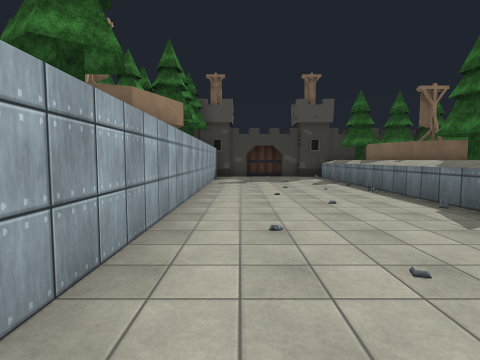
View 1 (above)

24 first-person views from a walk through a scene from a Unity 3-D project. The camera is 1.5 m above the floor, tilts 4° down and sees 80° across. The floor is counted in squares, 2 m on a side. Each view is taken from the middle of a square. On the plan, view 1 faces up. The plan holds only what a view shows up to about 10 squares ahead; the rest is blank. The place goes on beyond the plan. Some animated figures are left out. Some surface patterns are stand-ins.

View 2
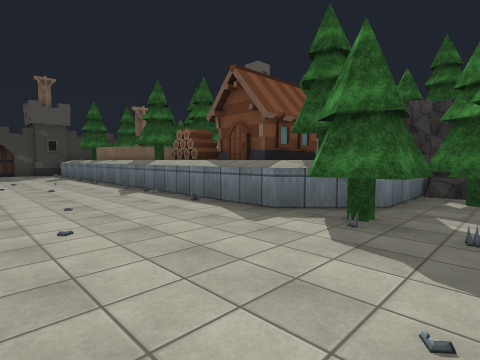

View 3
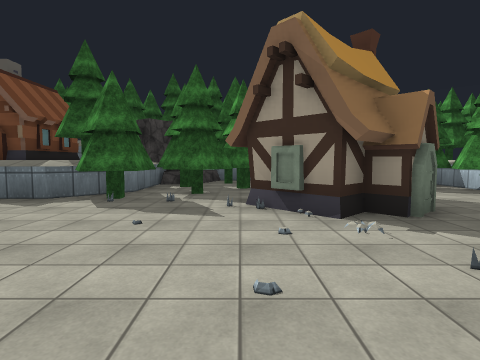

View 4
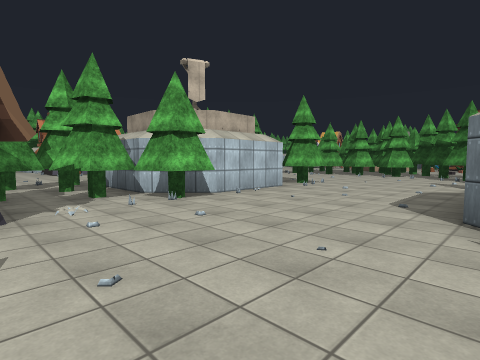

View 5
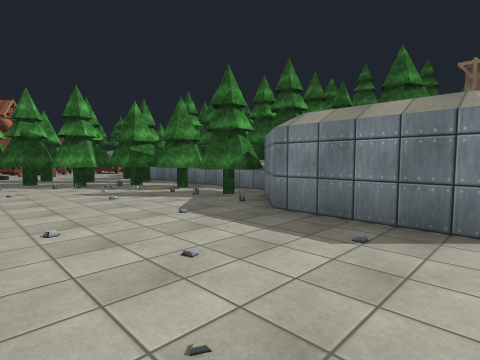

View 6
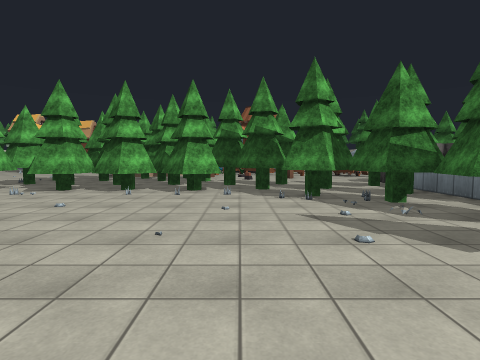

View 7
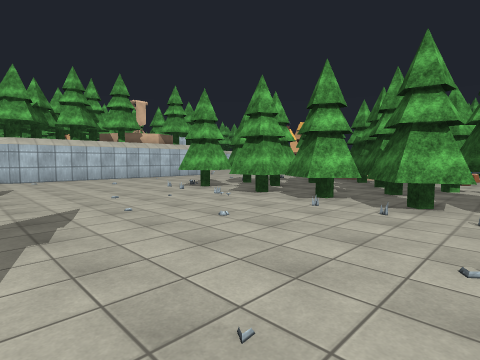

View 8
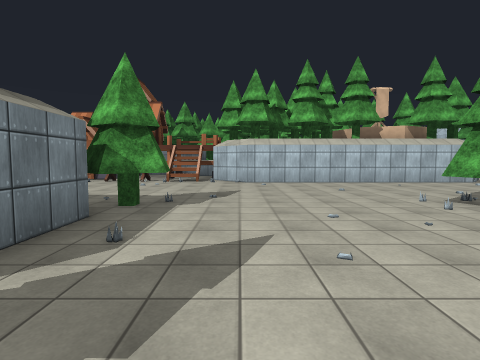

View 9
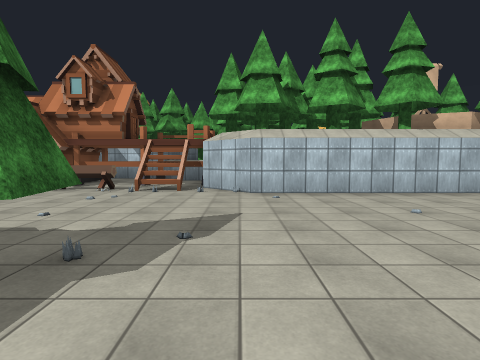

View 10
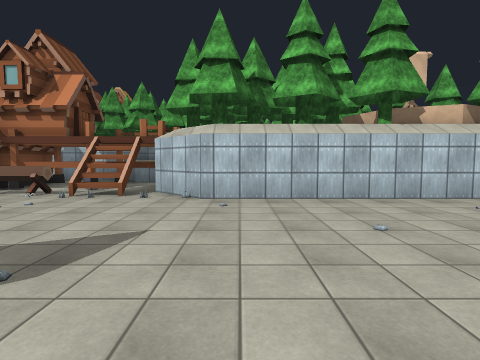

View 11
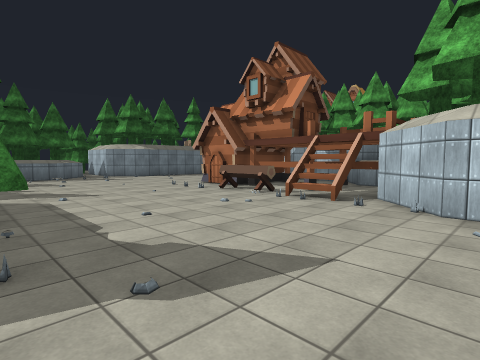

View 12
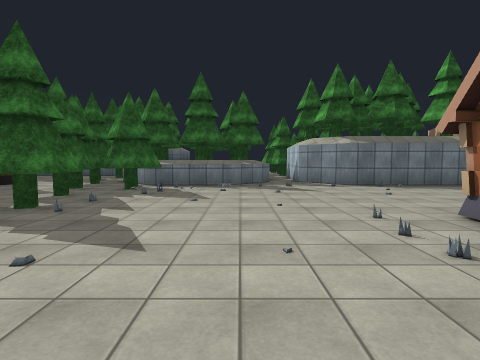

View 13
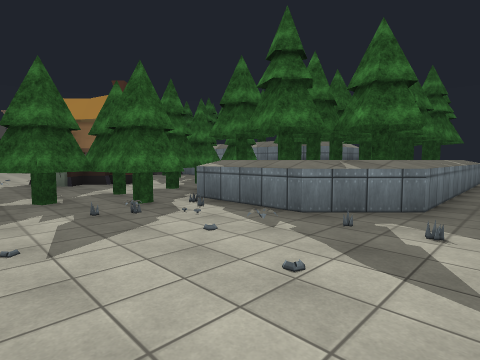

View 14
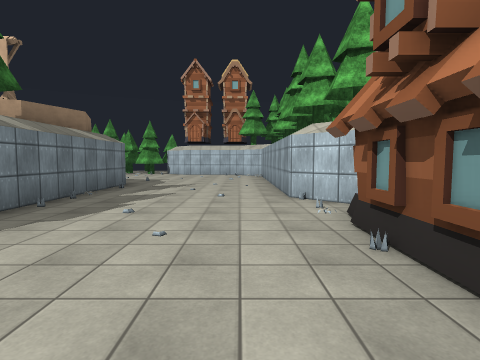

View 15
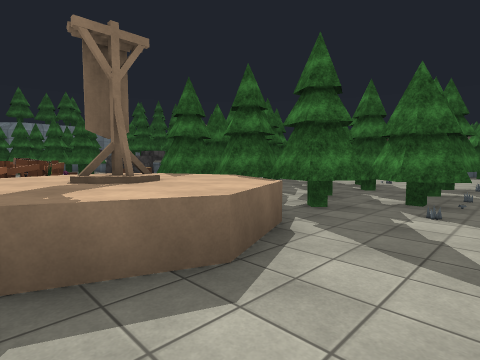

View 16
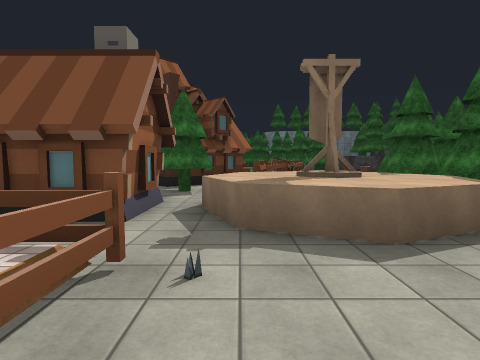

View 17
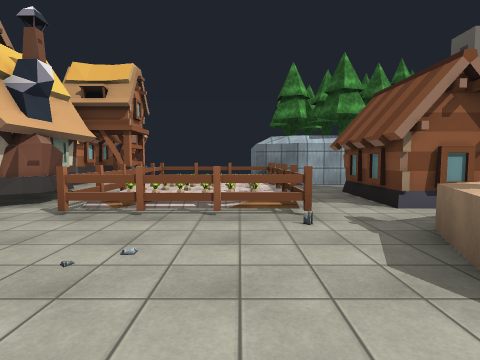

View 18
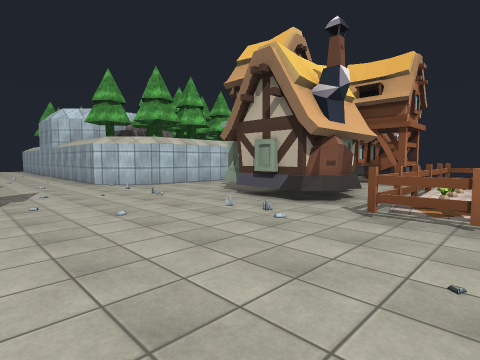

View 19
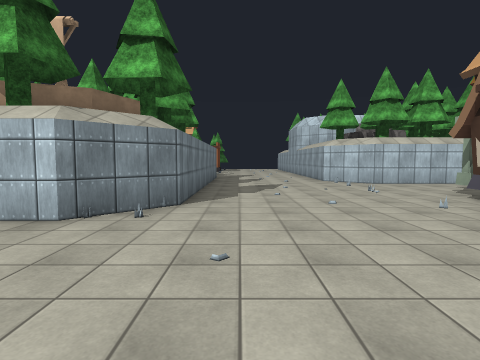

View 20
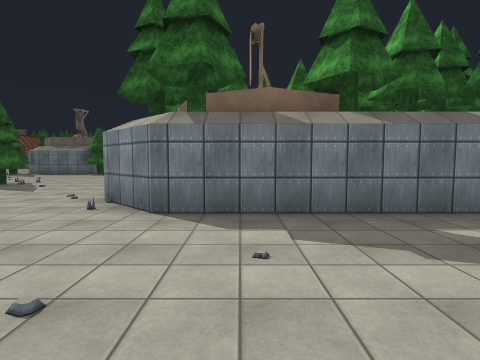

View 21
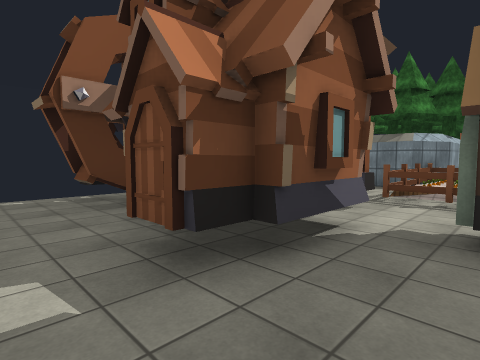

View 22
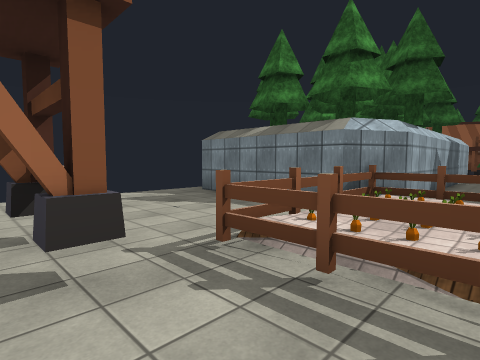

View 23
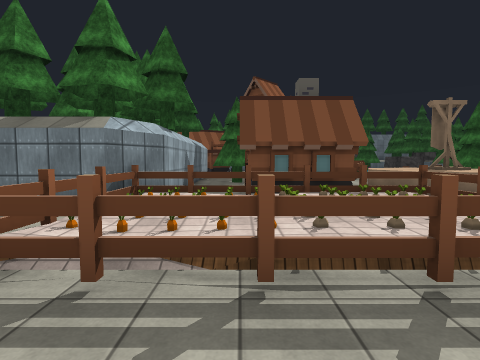

View 24
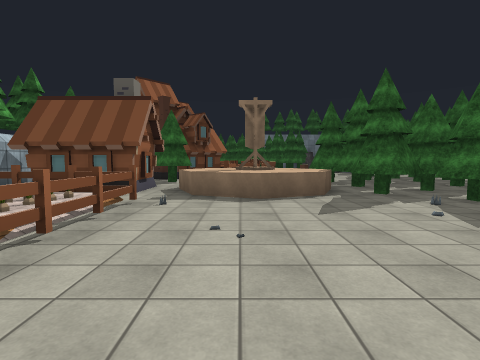

### Floor plan
Key: @ floor where view 1 was taken; # wall or solid block; . main floor; : floor 2.75 m higher than the main floor; = window, fence, low wall or low ledge; ^ raised ledge; T tree; H house; R rock; F fence; O other object.
Columns run from 31 left of view 1 to 9 right of it. Each row starts with its distance up from view 1.
 10                               #....^
  9                               #....#
  8                               #....^#
  7                               #....^^#
  6                               #....^#T
  5                               #....^OT
  4                               #....^OT
  3                    T   T      #....^O H
  2                  O T TTT      #....^H HH
  1                 OO ^^TT^T     #....^HHH
  0                   TTTTTTT##    @...^T
 -1             F     TTTTTTTT####.....TT ^^R
 -2          H  FO   T#T#.............TTTTRRR
 -3     #   H.HFO    TTT#..............T TRR
 -4     #  H## F    .TTT................TT#
 -5     #=  # OOOO.TTTTT.............##
 -6     #TT TT   TTTTTTT....TT.###T..H#
 -7     #TT TTOOOOT TTTT.....#   ##T.HHH.
 -8     #THHHHOOOOTTTTTT.....#    #TT ..T
 -9     # H  HOOOOTTTTTT.....#    #TTT TTTT
-10     # .HH.OOO.TTTTTT.....#    #TTT#TT^TT
-11 #####FFFFF.....TTTTT.....T.  .TTTTTTT  TT
-12 ....OOOOOF.......................T.TT#T^T
-13 ....FO OOF.........................^T^TTT
-14 ...OFOFFFF.........................^#TTT^
-15 ....................................T^^^O
-16  ..##..#H......#########.##OO.......#
-17    HH.#H#.....##   ########.H#.....##
-18 ##.HH..HH.....#   O##TTTT##:H......#
-19 ....#.........#    T##TT==##H#.....#
-20  .............###  TTTTOO^^==#.....#
-21       ###.....###TTT   OO ^  #.....#
-22         ##....###TT          ##....#
-23          ##..   #TTT          #....#
-24           #..    TT           #....#

Positions as (right, up) in squares from view 1, and headings:
1: (0, 0), facing up
2: (0, -3), facing up-right
3: (-2, -4), facing right
4: (2, -1), facing down-left
5: (-2, -5), facing up-left
6: (-5, -4), facing left
7: (-7, -4), facing down-left
8: (-8, -6), facing down
9: (-8, -9), facing down
10: (-9, -10), facing down
11: (-9, -11), facing down-right
12: (-5, -14), facing right
13: (0, -16), facing up-right
14: (0, -16), facing down
15: (-21, -12), facing up-right
16: (-21, -13), facing up
17: (-18, -12), facing left
18: (-18, -13), facing down-left
19: (-18, -12), facing down
20: (-21, -18), facing right
21: (-25, -20), facing up-left
22: (-25, -16), facing up-left
23: (-25, -16), facing up
24: (-20, -16), facing up
